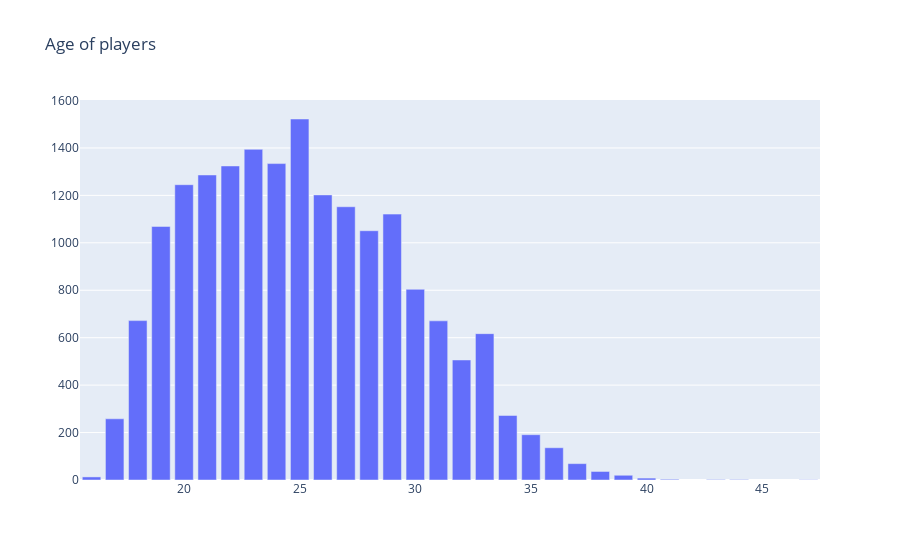

The cell this chart's notebook holds for it:
### Code cell
# Интерактивная визуадизация с помощью Plotly

from plotly.offline import download_plotlyjs, init_notebook_mode, plot, iplot
import plotly.graph_objects as go

import plotly.offline as offline

count_age_fifa = df.groupby('Age', as_index = False).ID.count()

trace = go.Bar(
    x = count_age_fifa.Age,
    y = count_age_fifa.ID
)
layout = go.Layout(
    title='Age of players',
)

fig = go.Figure(data = [trace], layout = layout)
iplot(fig)

### Figure 1 — Plotly figure (JSON) as saved in the notebook; plotly's stock layout.template omitted (floating-point values rounded to 4 significant figures)
{"data": [{"type": "bar", "x": [16, 17, 18, 19, 20, 21, 22, 23, 24, 25, 26, 27, 28, 29, 30, 31, 32, 33, 34, 35, 36, 37, 38, 39, 40, 41, 43, 44, 47], "y": [13, 258, 672, 1069, 1245, 1286, 1324, 1394, 1334, 1522, 1202, 1152, 1051, 1121, 804, 671, 506, 617, 272, 191, 136, 69, 36, 20, 8, 3, 2, 2, 1]}], "layout": {"title": {"text": "Age of players"}}}
